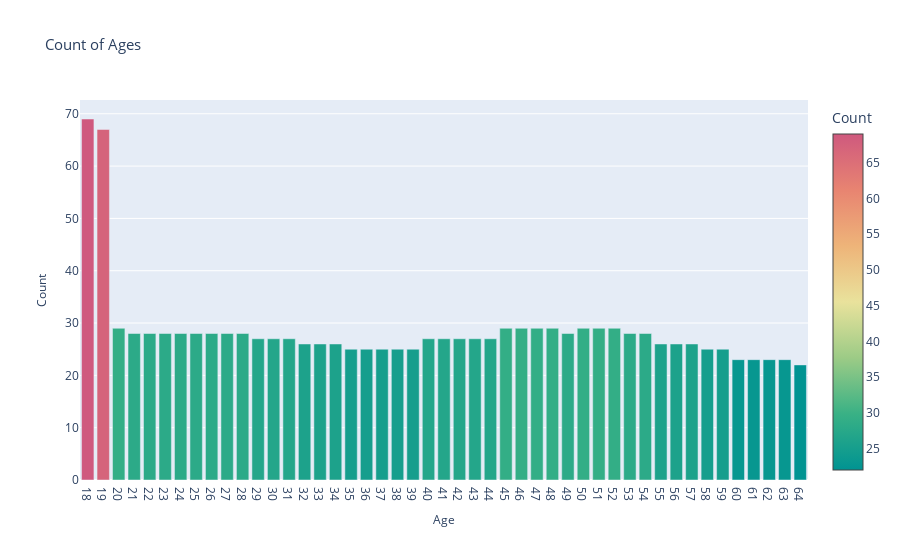

The notebook cell saved with this chart:
### Markdown cell above
**Analyzing the bar chart showing the number of subjects by age.**

### Code cell
import plotly.graph_objects as go

# Counting the occurrences of each age
age_counts = df['age'].value_counts().reset_index()
age_counts.columns = ['age', 'count']

# Creating the plot with a different color palette
fig = go.Figure(
    data=[
        go.Bar(x=age_counts['age']
               , y=age_counts['count']
               , marker=dict(color=age_counts['count'], colorbar=dict(title='Count'), colorscale='temps'))
        ]
    )
fig.update_layout(
    title='Count of Ages'
    , xaxis_title='Age'
    , yaxis_title='Count'
    , title_font_size=15
    , xaxis_title_font_size=12
    , yaxis_title_font_size=12
    )

# Add all ages to the x-axis tick labels
fig.update_xaxes(tickvals=age_counts['age'], ticktext=age_counts['age'])

fig.show()

### Figure 1 — Plotly figure (JSON) as saved in the notebook; plotly's stock layout.template omitted (floating-point values rounded to 4 significant figures)
{"data": [{"marker": {"color": [69, 67, 29, 29, 29, 29, 29, 29, 29, 29, 28, 28, 28, 28, 28, 28, 28, 28, 28, 28, 28, 27, 27, 27, 27, 27, 27, 27, 27, 26, 26, 26, 26, 26, 26, 25, 25, 25, 25, 25, 25, 25, 23, 23, 23, 23, 22], "colorbar": {"title": {"text": "Count"}}, "colorscale": [[0, "rgb(0, 147, 146)"], [0.1667, "rgb(57, 177, 133)"], [0.3333, "rgb(156, 203, 134)"], [0.5, "rgb(233, 226, 156)"], [0.6667, "rgb(238, 180, 121)"], [0.8333, "rgb(232, 132, 113)"], [1, "rgb(207, 89, 126)"]]}, "type": "bar", "x": [18, 19, 50, 51, 47, 46, 45, 20, 48, 52, 22, 49, 54, 53, 21, 26, 24, 25, 28, 27, 23, 43, 29, 30, 41, 42, 44, 31, 40, 32, 33, 56, 34, 55, 57, 37, 59, 58, 36, 38, 35, 39, 61, 60, 63, 62, 64], "y": [69, 67, 29, 29, 29, 29, 29, 29, 29, 29, 28, 28, 28, 28, 28, 28, 28, 28, 28, 28, 28, 27, 27, 27, 27, 27, 27, 27, 27, 26, 26, 26, 26, 26, 26, 25, 25, 25, 25, 25, 25, 25, 23, 23, 23, 23, 22]}], "layout": {"title": {"font": {"size": 15}, "text": "Count of Ages"}, "xaxis": {"ticktext": [18, 19, 50, 51, 47, 46, 45, 20, 48, 52, 22, 49, 54, 53, 21, 26, 24, 25, 28, 27, 23, 43, 29, 30, 41, 42, 44, 31, 40, 32, 33, 56, 34, 55, 57, 37, 59, 58, 36, 38, 35, 39, 61, 60, 63, 62, 64], "tickvals": [18, 19, 50, 51, 47, 46, 45, 20, 48, 52, 22, 49, 54, 53, 21, 26, 24, 25, 28, 27, 23, 43, 29, 30, 41, 42, 44, 31, 40, 32, 33, 56, 34, 55, 57, 37, 59, 58, 36, 38, 35, 39, 61, 60, 63, 62, 64], "title": {"font": {"size": 12}, "text": "Age"}}, "yaxis": {"title": {"font": {"size": 12}, "text": "Count"}}}}
